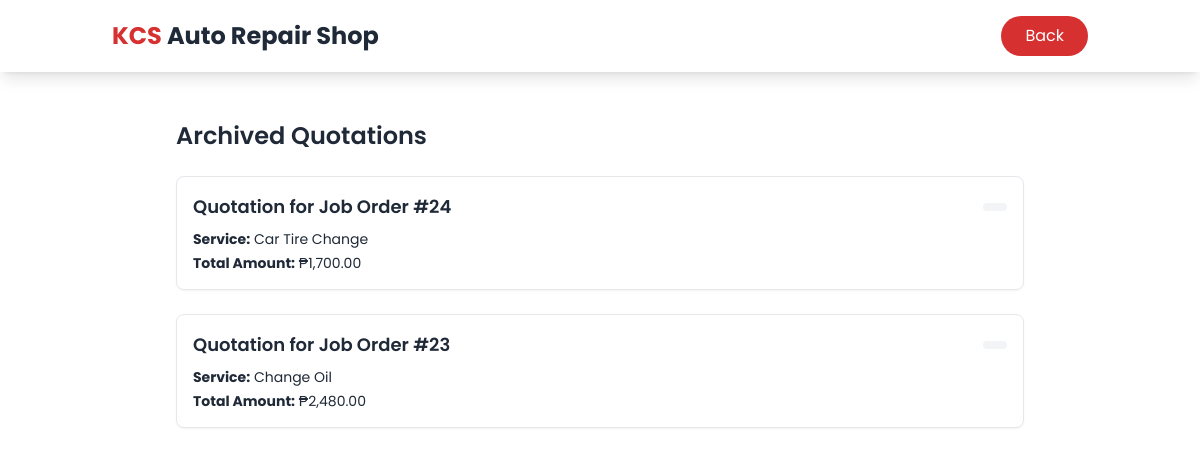
/archive.php (signed in), run on the app's committed database.
### tables this page shows
CREATE TABLE `quotations` (
  `id` int(11) NOT NULL,
  `job_order_id` int(11) DEFAULT NULL,
  `amount` decimal(10,2) DEFAULT NULL,
  `status` enum('pending','accepted','declined') DEFAULT 'pending',
  `created_at` timestamp NOT NULL DEFAULT current_timestamp(),
  `quote_details` longtext DEFAULT NULL,
  `decline_note` text DEFAULT NULL
);

CREATE TABLE `services` (
  `id` int(11) NOT NULL,
  `name` varchar(100) DEFAULT NULL,
  `description` text DEFAULT NULL,
  `cost` decimal(10,2) DEFAULT NULL,
  `status` enum('Available','Not Available') NOT NULL DEFAULT 'Available'
);

### archive.php (the view, shortened to what this page needs)
<?php
require_once 'config.php';
include 'header.php';
$customerId = $_SESSION['user']['id'];
$stmt = $pdo->prepare("
    SELECT q.id, q.job_order_id, q.quote_details, q.amount, q.status, q.decline_note, jo.diagnosis, s.name AS service_name
    FROM quotations q
    JOIN job_orders jo ON q.job_order_id = jo.id
    JOIN appointments a ON jo.appointment_id = a.id
    JOIN services s ON a.service_id = s.id
    WHERE a.user_id = ? ORDER BY q.id DESC
");
$stmt->execute([$customerId]);
$allQuotations = $stmt->fetchAll(PDO::FETCH_ASSOC);
?>
<!DOCTYPE html>
<html lang="en">
<head>
<div class="pt-[120px] px-6 max-w-4xl mx-auto">
  <h2 class="text-2xl font-semibold mb-6">Archived Quotations</h2>
  <?php
  $archivedQuotations = array_filter($allQuotations, fn($q) => $q['status'] !== 'pending');
  if (!empty($archivedQuotations)):
      foreach ($archivedQuotations as $quote):
          $statusClass = 'status-' . htmlspecialchars($quote['status']);
  ?>
      <div class="quote-card <?= $statusClass ?> mb-6 border border-gray-200 rounded-lg p-4 shadow-sm">
          <div class="quote-content">
              <div class="quote-header flex justify-between items-center mb-2">
                  <h3 class="text-lg font-semibold">Quotation for Job Order #<?= $quote['job_order_id'] ?></h3>
                  <span class="quote-status <?= $statusClass ?> text-sm px-3 py-1 bg-gray-100 rounded-full">
                  </span>
              </div>
              <div class="quote-body text-sm space-y-1">
                  <p><strong>Service:</strong> <?= htmlspecialchars($quote['service_name']) ?></p>
                  <p><strong>Total Amount:</strong> ₱<?= number_format($quote['amount'], 2) ?></p>
              </div>
          </div>
      </div>
  <?php
      endforeach;
  else:
  ?>
      <p class="text-gray-500">No archived quotations available.</p>
  <?php endif; ?>
</div>

### css/header.css (style rules this page uses)
body { font-family: 'Poppins', sans-serif; }

### data on the page
quotations: job_order "24", services.name "Car Tire Change", amount "1,700.00"
quotations: job_order "23", services.name "Change Oil", amount "2,480.00"
